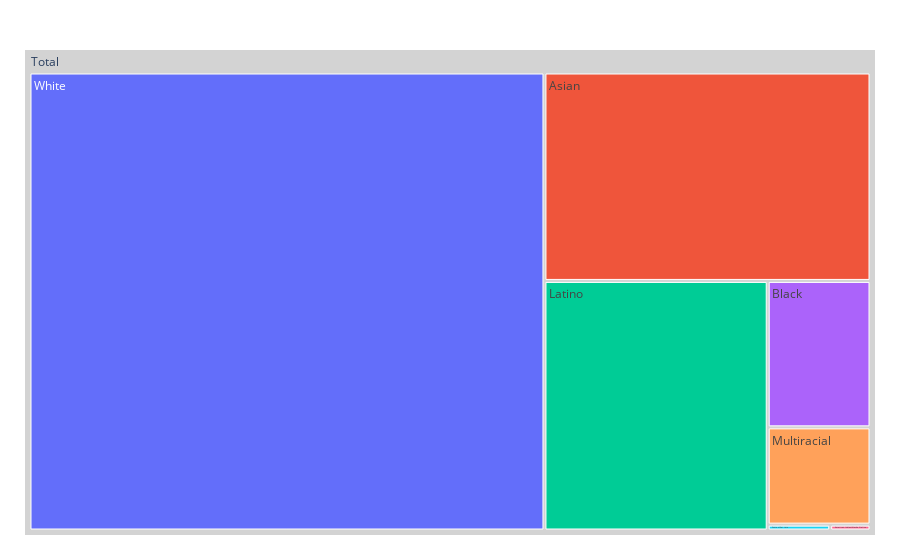

Notebook cell for this chart:
### Code cell
fig = px.treemap(hw_race, 
                 path=[px.Constant('Total'), hw_race.index], 
                 values='High Wage Count',
                )
fig.update_traces(root_color='lightgrey')
fig.update_layout(margin = dict(t=50, l=25, r=25, b=25))
fig.show()

### Figure 1 — Plotly figure (JSON) as saved in the notebook; plotly's stock layout.template omitted (floating-point values rounded to 4 significant figures)
{"data": [{"branchvalues": "total", "domain": {"x": [0, 1], "y": [0, 1]}, "hovertemplate": "labels=%{label}<br>High Wage Count=%{value}<br>parent=%{parent}<br>id=%{id}<extra></extra>", "ids": ["Total/American Indian/Alaska Native", "Total/Asian", "Total/Black", "Total/Latino", "Total/Multiracial", "Total/Some other race", "Total/White", "Total"], "labels": ["American Indian/Alaska Native", "Asian", "Black", "Latino", "Multiracial", "Some other race", "White", "Total"], "name": "", "parents": ["Total", "Total", "Total", "Total", "Total", "Total", "Total", ""], "root": {"color": "lightgrey"}, "type": "treemap", "values": [1183.0, 340200.0, 75340.0, 278900.0, 50050.0, 1834.0, 1181000.0, 1928000.0]}], "layout": {"legend": {"tracegroupgap": 0}, "margin": {"b": 25, "l": 25, "r": 25, "t": 50}}}
